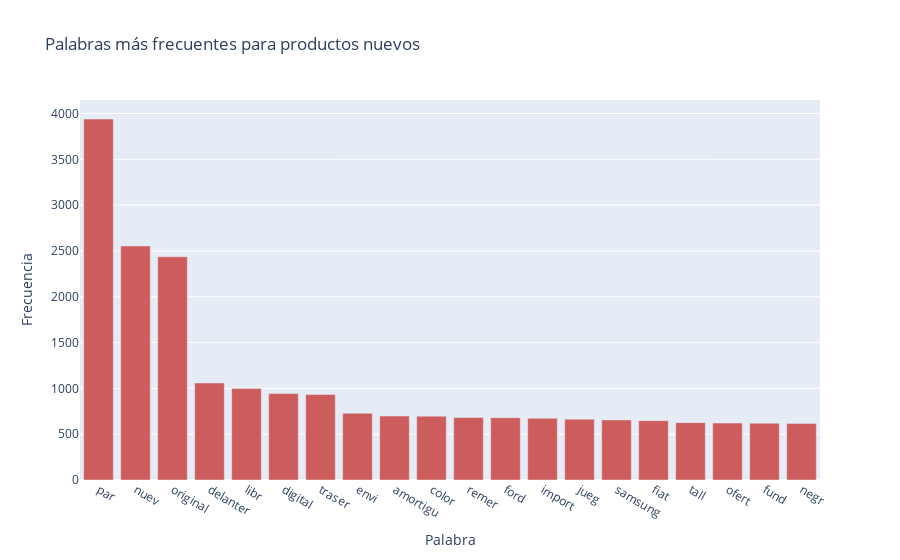
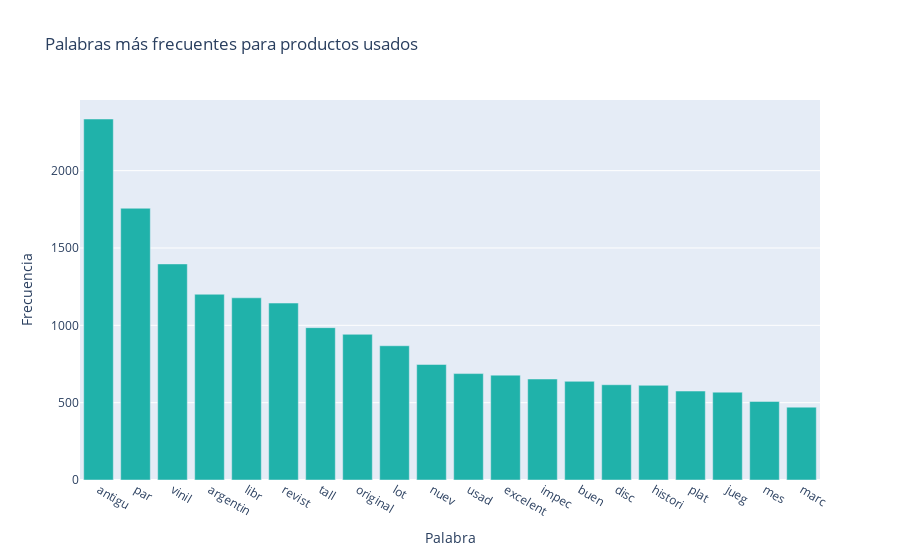

The notebook cell saved with these charts, in order:
### Code cell
# Gráfico de barras para productos "nuevos"
fig_nuevo = go.Figure()
fig_nuevo.add_trace(go.Bar(x=word_freq_nuevo.index, y=word_freq_nuevo.values,
                           marker_color='indianred', name='Palabras más frecuentes para productos nuevos'))

fig_nuevo.update_layout(title='Palabras más frecuentes para productos nuevos',
                        xaxis_title='Palabra', yaxis_title='Frecuencia')

# Gráfico de barras para productos "usados"
fig_usado = go.Figure()
fig_usado.add_trace(go.Bar(x=word_freq_usado.index, y=word_freq_usado.values,
                           marker_color='lightseagreen', name='Palabras más frecuentes para productos usados'))

fig_usado.update_layout(title='Palabras más frecuentes para productos usados',
                        xaxis_title='Palabra', yaxis_title='Frecuencia')

# Mostrar los gráficos
fig_nuevo.show()
fig_usado.show()

### Figure 1 — Plotly figure (JSON) as saved in the notebook; plotly's stock layout.template omitted (floating-point values rounded to 4 significant figures)
{"data": [{"marker": {"color": "indianred"}, "name": "Palabras más frecuentes para productos nuevos", "type": "bar", "x": ["par", "nuev", "original", "delanter", "libr", "digital", "traser", "envi", "amortigu", "color", "remer", "ford", "import", "jueg", "samsung", "fiat", "tall", "ofert", "fund", "negr"], "y": [3940, 2554, 2436, 1059, 998, 943, 934, 729, 698, 697, 683, 680, 674, 664, 656, 648, 626, 622, 620, 618]}], "layout": {"title": {"text": "Palabras más frecuentes para productos nuevos"}, "xaxis": {"title": {"text": "Palabra"}}, "yaxis": {"title": {"text": "Frecuencia"}}}}

### Figure 2 — Plotly figure (JSON) as saved in the notebook; plotly's stock layout.template omitted (floating-point values rounded to 4 significant figures)
{"data": [{"marker": {"color": "lightseagreen"}, "name": "Palabras más frecuentes para productos usados", "type": "bar", "x": ["antigu", "par", "vinil", "argentin", "libr", "revist", "tall", "original", "lot", "nuev", "usad", "excelent", "impec", "buen", "disc", "histori", "plat", "jueg", "mes", "marc"], "y": [2334, 1757, 1397, 1201, 1178, 1144, 985, 942, 868, 747, 688, 678, 653, 638, 616, 612, 575, 568, 508, 471]}], "layout": {"title": {"text": "Palabras más frecuentes para productos usados"}, "xaxis": {"title": {"text": "Palabra"}}, "yaxis": {"title": {"text": "Frecuencia"}}}}
